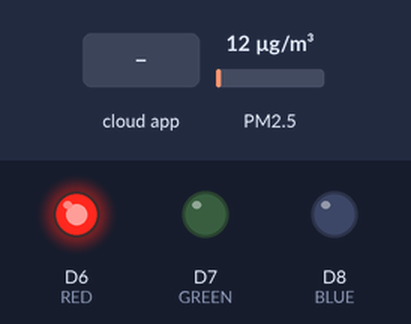
Simulated run of this sketch. Board: ESP8266 (NodeMCU). On the bench: output pins drawn as LEDs (lit = HIGH). The test bench sets the inputs (shaded band); at power-on: PM2.5 12 µg/m³. WiFi joins after 1.5 s; servers stay silent unless stated; the Firebase database answers and starts empty; what the sketch prints to the serial monitor is not drawn.

Above: at 1.7 s.
At 2.7 s:
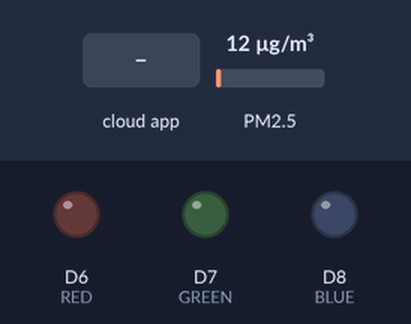
2.8 s: the phone or cloud app sets Name to 0
At 8.4 s:
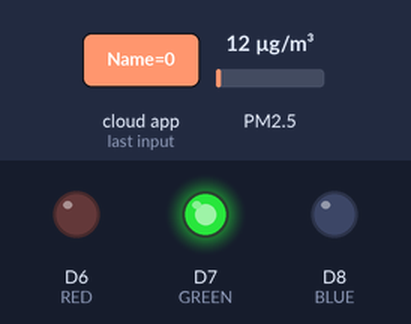
Timing chart, 0 to 9.9 s (numbered marks = the images above; inputs shaded):
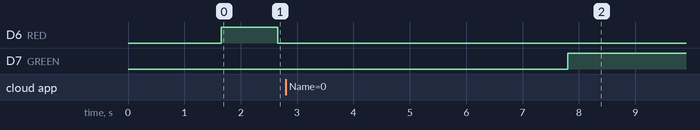

Measured:
- after the input at 2.8 s, D6 (RED): stops changing and stays LOW; D7 (GREEN): LOW → HIGH after 5.0 s

The sketch:

readPollution.ino
```cpp
#include <ArduinoJson.h>
#include <SDS011.h>
#include <ESP8266WiFi.h>
#include <FirebaseArduino.h>
#define FIREBASE_HOST "kmutnb-aqi.firebaseio.com"
#define FIREBASE_AUTH "27PbUSr9uKo9zrT9Uk4FePSVokrW1cWQUgvqbDMq"
#define WIFI_SSID "ESL_Lab_2.4GHz"
#define WIFI_PASSWORD "wifi@esl"
const String USER = "champ2002";
const float concentrationBoundariesP25[7][2] =
{
        {0.0f,12.0f},
        {12.1f,35.4f},
        {35.5f,55.4f},
        {55.5f,150.4f},
        {150.5f,250.4f},
        {250.5f,350.4f},
        {350.5f,500.4f}
};
const unsigned int indexBoundaries[7][2] =
{
        {0,50},
        {51,100},
        {101,150},
        {151,200},
        {201,300},
        {301,400},
        {401,500}
};

float p10, p25;
int error;
int aqi25, aqi10;
SDS011 my_sds;
const int RED = D6;
const int GREEN = D7;
const int BLUE = D8;

void setup() {
  my_sds.begin(D1, D2); //RX, TX
  Serial.begin(9600);
  pinMode(RED, OUTPUT);
  pinMode(GREEN, OUTPUT);
  pinMode(BLUE, OUTPUT);
  // connect to wifi.
  WiFi.begin(WIFI_SSID, WIFI_PASSWORD);
  Serial.print("connecting");
  while (WiFi.status() != WL_CONNECTED) {
    Serial.print(".");
    delay(500);
  }
  Serial.println();
  Serial.print("connected: ");
  Serial.println(WiFi.localIP());

  Firebase.begin(FIREBASE_HOST, FIREBASE_AUTH);
}

void loop() {
  String ID = Firebase.getString("User/"+ USER + "/DeviceID/Name");
  if(ID != ""){
    Serial.print("Device ID : ");
    Serial.println(ID);
    analogWrite(RED, 0);
    analogWrite(GREEN, 255);
    analogWrite(BLUE, 0);
    error = my_sds.read(&p25, &p10);
    if (!error) {
      Serial.println("P2.5: " + String(p25));
      aqi25 = calculateAirQualityIndex(p25, concentrationBoundariesP25);
      Serial.println("AQI2.5 " + String(aqi25));
      Serial.println(" ");
    }
    pushAQI(aqi25);
  } else {
    Serial.println("DeviceID Not Found!");
    analogWrite(RED, 255);
    analogWrite(GREEN, 00);
    analogWrite(BLUE, 0);
    delay (1000);
    analogWrite(RED, 0);
    analogWrite(GREEN, 0);
    analogWrite(BLUE, 0);
    delay (1000);
  }
  delay(4000);
}
void pushAQI(int aqicalculated){
  StaticJsonBuffer<200> jsonBuffer;
  JsonObject& aqiObject = jsonBuffer.createObject();
  JsonObject& aqiTime = aqiObject.createNestedObject("timestamp");
  aqiObject["value"] = aqicalculated;
  aqiTime[".sv"] = "timestamp";
  Firebase.push("User/"+ USER + "/DeviceID/AQI", aqiObject);
  // handle error
  if (Firebase.failed()) {
      Serial.print("pushing /aqi failed:");
      Serial.println(Firebase.error());
      return;
  }
}
int calculateAirQualityIndex(float pm, const float concentrationBoundaries[7][2])
{
    int iLow, iHigh, ii;
    float cLow, cHigh;

    cLow = 0;
    cHigh = 0;
    iHigh = 0;
    iLow = 0;

    /* Finding out the boundary values and calculating the PM2.5 based off
        that */
    for(ii=0;ii<7;ii++)
    {
        if (concentrationBoundaries[ii][0] <= pm
                && concentrationBoundaries[ii][1] >= pm)
        {
            cLow = concentrationBoundaries[ii][0];
            cHigh = concentrationBoundaries[ii][1];
            iLow = indexBoundaries[ii][0];
            iHigh = indexBoundaries[ii][1];
            break;
        }
    }

    return (int)(((iHigh - iLow)/(cHigh - cLow)) * (pm - cLow)) + iLow;
}
```
